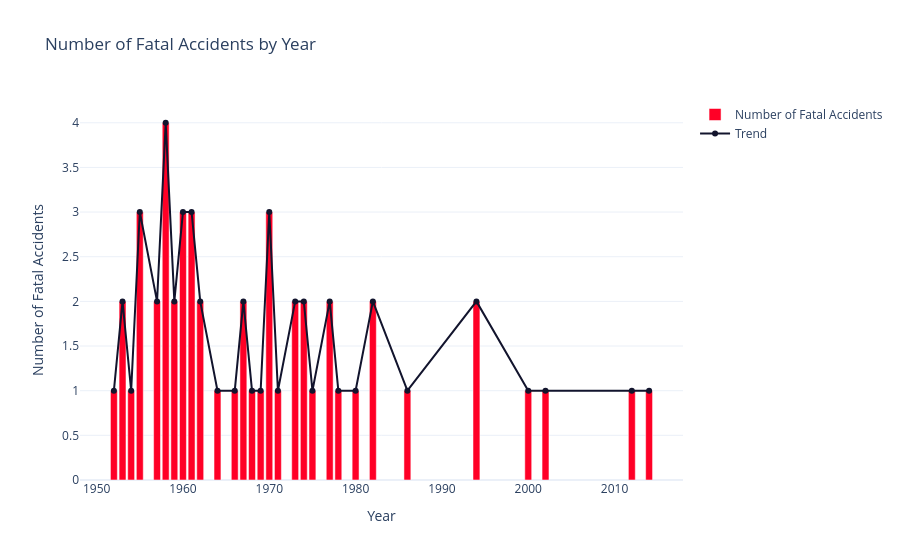

Notebook source saved alongside this figure:
### Markdown cell above
## Fatal Accidents

### Code cell
# fatal accidents per year
fatalities_per_year = fatal_accidents_drivers["Year"].value_counts().sort_index()

# prepare x and y values
years = fatalities_per_year.index.tolist()
counts = fatalities_per_year.values.tolist()

# create figure
fig = go.Figure()

# add bar trace
fig.add_trace(go.Bar(
    x=years,
    y=counts,
    name='Number of Fatal Accidents',
    marker_color="#FF0026"
))

# add line trace
fig.add_trace(go.Scatter(
    x=years,
    y=counts,
    name='Trend',
    mode='lines+markers',
    line=dict(color="#12142D", width=2)
))

# add titles and update layout
fig.update_layout(
    title='Number of Fatal Accidents by Year',
    xaxis_title='Year',
    yaxis_title='Number of Fatal Accidents',
    template='plotly_white',
    #legend=dict(x=0.01, y=0.99)
)

### Figure 1 — Plotly figure (JSON) as saved in the notebook; plotly's stock layout.template omitted (floating-point values rounded to 4 significant figures)
{"data": [{"marker": {"color": "#FF0026"}, "name": "Number of Fatal Accidents", "type": "bar", "x": [1952, 1953, 1954, 1955, 1957, 1958, 1959, 1960, 1961, 1962, 1964, 1966, 1967, 1968, 1969, 1970, 1971, 1973, 1974, 1975, 1977, 1978, 1980, 1982, 1986, 1994, 2000, 2002, 2012, 2014], "y": [1, 2, 1, 3, 2, 4, 2, 3, 3, 2, 1, 1, 2, 1, 1, 3, 1, 2, 2, 1, 2, 1, 1, 2, 1, 2, 1, 1, 1, 1]}, {"line": {"color": "#12142D", "width": 2}, "mode": "lines+markers", "name": "Trend", "type": "scatter", "x": [1952, 1953, 1954, 1955, 1957, 1958, 1959, 1960, 1961, 1962, 1964, 1966, 1967, 1968, 1969, 1970, 1971, 1973, 1974, 1975, 1977, 1978, 1980, 1982, 1986, 1994, 2000, 2002, 2012, 2014], "y": [1, 2, 1, 3, 2, 4, 2, 3, 3, 2, 1, 1, 2, 1, 1, 3, 1, 2, 2, 1, 2, 1, 1, 2, 1, 2, 1, 1, 1, 1]}], "layout": {"autosize": true, "title": {"text": "Number of Fatal Accidents by Year"}, "xaxis": {"autorange": true, "range": [1948.0, 2018.0], "title": {"text": "Year"}, "type": "linear"}, "yaxis": {"autorange": true, "range": [0, 4.305], "title": {"text": "Number of Fatal Accidents"}, "type": "linear"}}}
